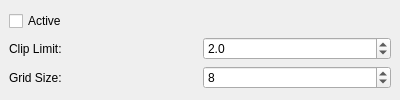
<?xml version="1.0" encoding="UTF-8"?>
<ui version="4.0">
 <class>ClaheWidget</class>
 <widget class="QWidget" name="ClaheWidget">
  <property name="geometry">
   <rect>
    <x>0</x>
    <y>0</y>
    <width>400</width>
    <height>100</height>
   </rect>
  </property>
  <property name="windowTitle">
   <string>Form</string>
  </property>
  <layout class="QVBoxLayout" name="verticalLayout">
   <property name="spacing">
    <number>6</number>
   </property>
   <property name="leftMargin">
    <number>9</number>
   </property>
   <property name="topMargin">
    <number>9</number>
   </property>
   <property name="rightMargin">
    <number>9</number>
   </property>
   <property name="bottomMargin">
    <number>9</number>
   </property>
   <item>
    <layout class="QGridLayout" name="gridLayout">
     <item row="0" column="0">
      <widget class="QCheckBox" name="active_checkbox">
       <property name="toolTip">
        <string>Enable/disable CLAHE (Contrast Limited Adaptive Histogram Equalization)</string>
       </property>
       <property name="text">
        <string>Active</string>
       </property>
      </widget>
     </item>
     <item row="1" column="0">
      <widget class="QLabel" name="clip_limit_label">
       <property name="text">
        <string>Clip Limit:</string>
       </property>
      </widget>
     </item>
     <item row="1" column="1">
      <widget class="QDoubleSpinBox" name="clip_limit_spinbox">
       <property name="toolTip">
        <string>Threshold for contrast limiting. Higher values allow more contrast enhancement</string>
       </property>
       <property name="decimals">
        <number>1</number>
       </property>
       <property name="minimum">
        <double>1.000000000000000</double>
       </property>
       <property name="maximum">
        <double>10.000000000000000</double>
       </property>
       <property name="singleStep">
        <double>0.100000000000000</double>
       </property>
       <property name="value">
        <double>2.000000000000000</double>
       </property>
      </widget>
     </item>
     <item row="2" column="0">
      <widget class="QLabel" name="grid_size_label">
       <property name="text">
        <string>Grid Size:</string>
       </property>
      </widget>
     </item>
     <item row="2" column="1">
      <widget class="QSpinBox" name="grid_size_spinbox">
       <property name="toolTip">
        <string>Size of contextual neighborhood. Larger values create smoother results</string>
       </property>
       <property name="minimum">
        <number>2</number>
       </property>
       <property name="maximum">
        <number>32</number>
       </property>
       <property name="value">
        <number>8</number>
       </property>
      </widget>
     </item>
    </layout>
   </item>
  </layout>
 </widget>
 <resources/>
 <connections/>
</ui> 
